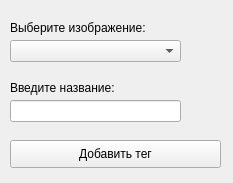
<?xml version="1.0" encoding="UTF-8"?>
<ui version="4.0">
 <class>New_Tag</class>
 <widget class="QWidget" name="New_Tag">
  <property name="geometry">
   <rect>
    <x>0</x>
    <y>0</y>
    <width>233</width>
    <height>183</height>
   </rect>
  </property>
  <property name="windowTitle">
   <string>Добавить тег</string>
  </property>
  <widget class="QPushButton" name="pushButton">
   <property name="geometry">
    <rect>
     <x>10</x>
     <y>140</y>
     <width>211</width>
     <height>28</height>
    </rect>
   </property>
   <property name="text">
    <string>Добавить тег</string>
   </property>
  </widget>
  <widget class="QLineEdit" name="new_tag_text">
   <property name="geometry">
    <rect>
     <x>10</x>
     <y>100</y>
     <width>171</width>
     <height>22</height>
    </rect>
   </property>
  </widget>
  <widget class="QLabel" name="label_2">
   <property name="geometry">
    <rect>
     <x>10</x>
     <y>80</y>
     <width>171</width>
     <height>16</height>
    </rect>
   </property>
   <property name="text">
    <string>Введите название:</string>
   </property>
  </widget>
  <widget class="QLabel" name="label_3">
   <property name="geometry">
    <rect>
     <x>10</x>
     <y>20</y>
     <width>171</width>
     <height>16</height>
    </rect>
   </property>
   <property name="text">
    <string>Выберите изображение:</string>
   </property>
  </widget>
  <widget class="QComboBox" name="comboBox_2">
   <property name="geometry">
    <rect>
     <x>10</x>
     <y>40</y>
     <width>171</width>
     <height>22</height>
    </rect>
   </property>
  </widget>
 </widget>
 <resources/>
 <connections/>
</ui>
